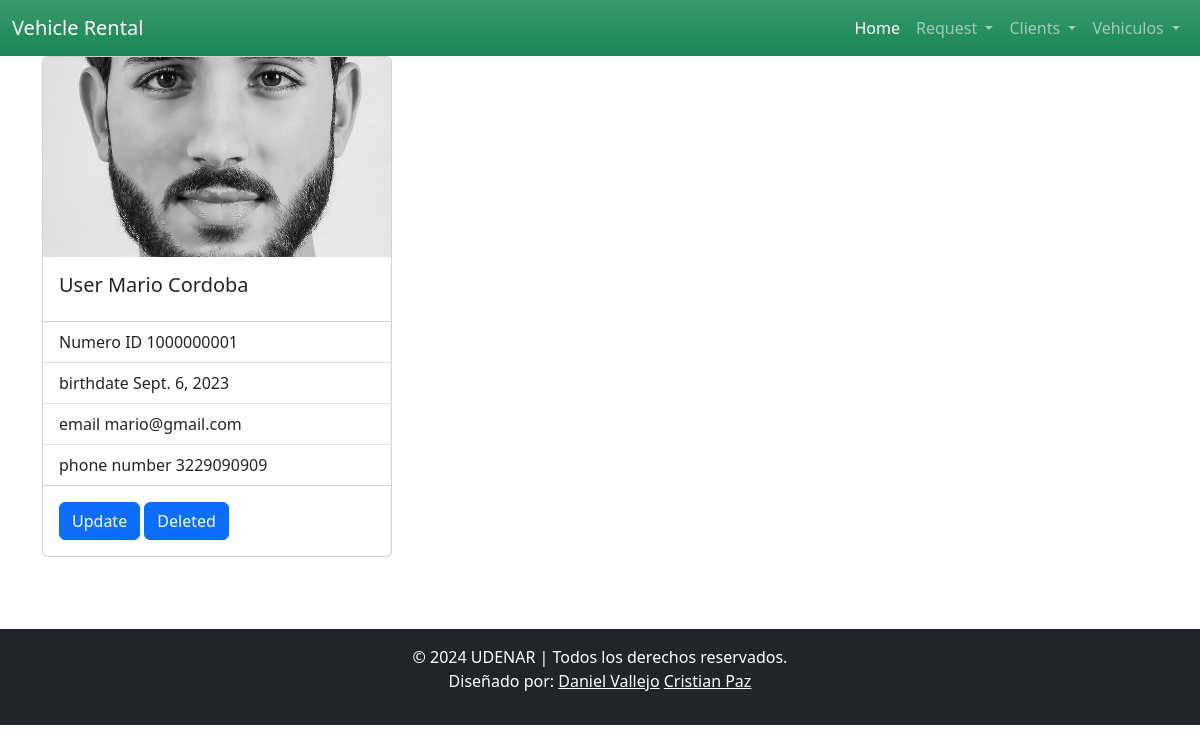
The page /user/list on the database its author committed.
### alquiler/models.py (models this page shows, shortened)
class User(models.Model):
    numId = models.CharField(max_length=11)
    first_name = models.CharField(max_length=80)
    last_name = models.CharField(max_length=80)
    birth_date = models.DateField()
    email = models.EmailField()
    phone_number = models.CharField(max_length=10)
    photo = models.ImageField(upload_to='user_photo/')
    @property
    def full_name(self):
        return f'{self.first_name} {self.last_name}'

### alquiler/views.py (the view)
# urls.py: path('user/list',views.UserList.as_view(),name='user_list'),
class UserList(ListView):
    model = User

### alquiler/templates/alquiler/user_list.html (shortened to what this page needs)
{% extends 'base.html' %}
{% load static%}
{%block content%}
    <div class="row justify-content-start">
        {% for c in object_list.all %}
            <div class="col-lg-4 col-md-6 col-sm-12 d-flex align-items-stretch">
                <div class="card mb-4" style="width: 100%; max-width: 350px;">
                    <img src="{% static c.photo.url %}" style="height: 200px; object-fit: cover;" class="card-img-top" alt="User image">
                    <div class="card-body">
                      <h5 class="card-title">User {{ c.full_name }}</h5>
                    </div>
                    <ul class="list-group list-group-flush">
                      <li class="list-group-item">Numero ID {{ c.numId}}</li>
                      <li class="list-group-item">birthdate {{ c.birth_date}}</li>
                      <li class="list-group-item">email {{ c.email }}</li>
                      <li class="list-group-item">phone number {{ c.phone_number }}</li>
                    </ul>
                    <div class="card-body">
                        <a href="{% url 'user_update' c.pk %}" class="btn btn-primary">Update</a>
                        <a href="{% url 'user_delete' c.pk %}" class="btn btn-primary">Deleted</a>
                    </div>
                </div>
            </div>
        {% endfor%}
    </div>
{%endblock content%}

### templates/base.html (style rules this page uses)
html, body { height: 100%; margin: 0; }

### rows shown on the page
User: photo (picture), full_name "Mario Cordoba", numId "1000000001", birth_date "Sept. 6, 2023", email "mario@gmail.com", phone_number "3229090909"
